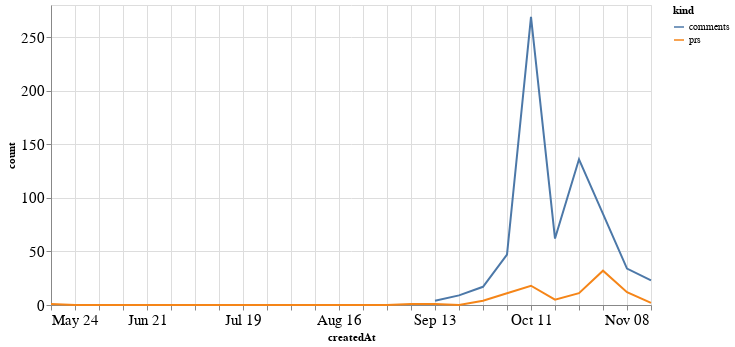

The notebook cell this image was saved under:
### Code cell
alt.Chart(total_time, width=600).mark_line().encode(
    x='createdAt',
    y='count',
    color='kind'
)

### Figure 1 — Vega-Lite specification as saved in the notebook (floating-point values rounded to 4 significant figures)
{"config": {"axisLeft": {"labelFontSize": 15}, "axisBottom": {"labelFontSize": 15}}, "data": {"name": "data-cefa1d7bacf9dd1108a7169d1f94402c"}, "mark": "line", "encoding": {"color": {"type": "nominal", "field": "kind"}, "x": {"type": "temporal", "field": "createdAt"}, "y": {"type": "quantitative", "field": "count"}}, "width": 600, "$schema": "https://vega.github.io/schema/vega-lite/v4.8.1.json", "datasets": {"data-cefa1d7bacf9dd1108a7169d1f94402c": [{"createdAt": "2020-05-24T00:00:00", "kind": "prs", "count": 1.0}, {"createdAt": "2020-05-31T00:00:00", "kind": "prs", "count": 0.0}, {"createdAt": "2020-06-07T00:00:00", "kind": "prs", "count": 0.0}, {"createdAt": "2020-06-14T00:00:00", "kind": "prs", "count": 0.0}, {"createdAt": "2020-06-21T00:00:00", "kind": "prs", "count": 0.0}, {"createdAt": "2020-06-28T00:00:00", "kind": "prs", "count": 0.0}, {"createdAt": "2020-07-05T00:00:00", "kind": "prs", "count": 0.0}, {"createdAt": "2020-07-12T00:00:00", "kind": "prs", "count": 0.0}, {"createdAt": "2020-07-19T00:00:00", "kind": "prs", "count": 0.0}, {"createdAt": "2020-07-26T00:00:00", "kind": "prs", "count": 0.0}, {"createdAt": "2020-08-02T00:00:00", "kind": "prs", "count": 0.0}, {"createdAt": "2020-08-09T00:00:00", "kind": "prs", "count": 0.0}, {"createdAt": "2020-08-16T00:00:00", "kind": "prs", "count": 0.0}, {"createdAt": "2020-08-23T00:00:00", "kind": "prs", "count": 0.0}, {"createdAt": "2020-08-30T00:00:00", "kind": "prs", "count": 0.0}, {"createdAt": "2020-09-06T00:00:00", "kind": "prs", "count": 1.0}, {"createdAt": "2020-09-13T00:00:00", "kind": "prs", "count": 1.0}, {"createdAt": "2020-09-20T00:00:00", "kind": "prs", "count": 0.0}, {"createdAt": "2020-09-27T00:00:00", "kind": "prs", "count": 4.0}, {"createdAt": "2020-10-04T00:00:00", "kind": "prs", "count": 11.0}, {"createdAt": "2020-10-11T00:00:00", "kind": "prs", "count": 18.0}, {"createdAt": "2020-10-18T00:00:00", "kind": "prs", "count": 5.0}, {"createdAt": "2020-10-25T00:00:00", "kind": "prs", "count": 11.0}, {"createdAt": "2020-11-01T00:00:00", "kind": "prs", "count": 32.0}, {"createdAt": "2020-11-08T00:00:00", "kind": "prs", "count": 12.0}, {"createdAt": "2020-11-15T00:00:00", "kind": "prs", "count": 2.0}, {"createdAt": "2020-05-24T00:00:00", "kind": "comments", "count": null}, {"createdAt": "2020-05-31T00:00:00", "kind": "comments", "count": null}, {"createdAt": "2020-06-07T00:00:00", "kind": "comments", "count": null}, {"createdAt": "2020-06-14T00:00:00", "kind": "comments", "count": null}, {"createdAt": "2020-06-21T00:00:00", "kind": "comments", "count": null}, {"createdAt": "2020-06-28T00:00:00", "kind": "comments", "count": null}, {"createdAt": "2020-07-05T00:00:00", "kind": "comments", "count": null}, {"createdAt": "2020-07-12T00:00:00", "kind": "comments", "count": null}, {"createdAt": "2020-07-19T00:00:00", "kind": "comments", "count": null}, {"createdAt": "2020-07-26T00:00:00", "kind": "comments", "count": null}, {"createdAt": "2020-08-02T00:00:00", "kind": "comments", "count": null}, {"createdAt": "2020-08-09T00:00:00", "kind": "comments", "count": null}, {"createdAt": "2020-08-16T00:00:00", "kind": "comments", "count": null}, {"createdAt": "2020-08-23T00:00:00", "kind": "comments", "count": null}, {"createdAt": "2020-08-30T00:00:00", "kind": "comments", "count": null}, {"createdAt": "2020-09-06T00:00:00", "kind": "comments", "count": null}, {"createdAt": "2020-09-13T00:00:00", "kind": "comments", "count": 4.0}, {"createdAt": "2020-09-20T00:00:00", "kind": "comments", "count": 9.0}, {"createdAt": "2020-09-27T00:00:00", "kind": "comments", "count": 17.0}, {"createdAt": "2020-10-04T00:00:00", "kind": "comments", "count": 47.0}, {"createdAt": "2020-10-11T00:00:00", "kind": "comments", "count": 269.0}, {"createdAt": "2020-10-18T00:00:00", "kind": "comments", "count": 62.0}, {"createdAt": "2020-10-25T00:00:00", "kind": "comments", "count": 136.0}, {"createdAt": "2020-11-01T00:00:00", "kind": "comments", "count": 85.0}, {"createdAt": "2020-11-08T00:00:00", "kind": "comments", "count": 34.0}, {"createdAt": "2020-11-15T00:00:00", "kind": "comments", "count": 23.0}]}}
